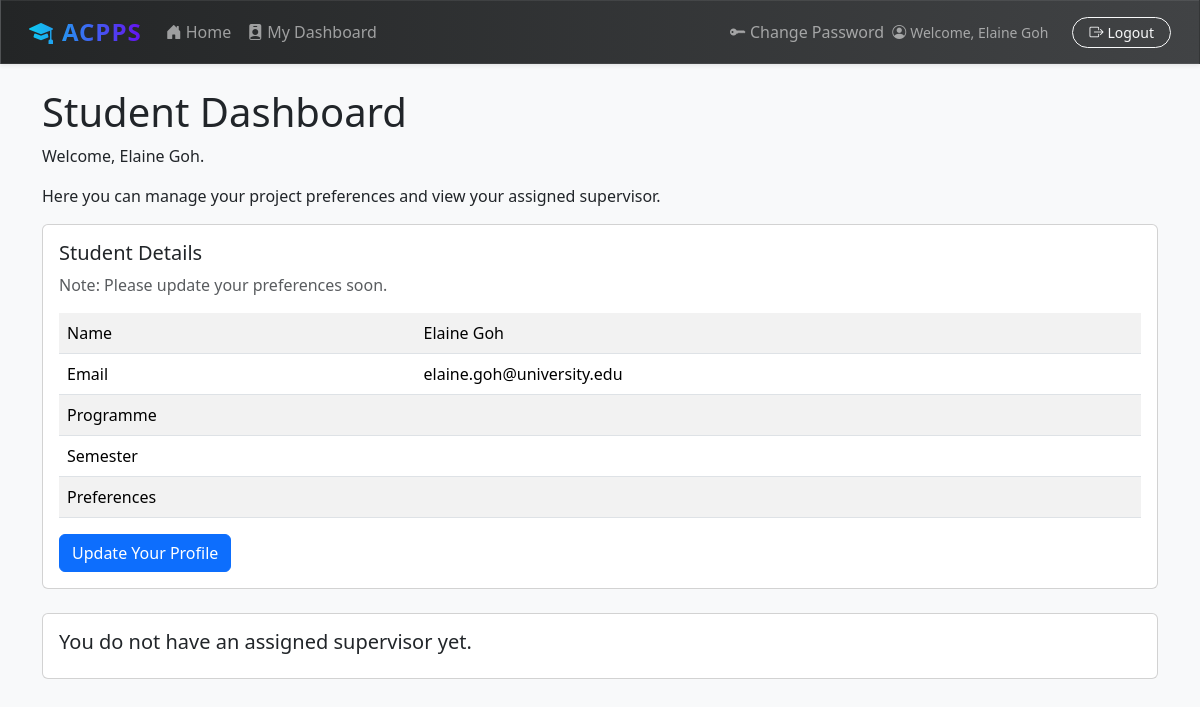
/dashboards/student/ (signed in), run on the app's committed database.
### users/models.py (models this page shows, shortened)
class User(AbstractBaseUser, PermissionsMixin):
    email = models.EmailField(unique=True)
    is_active = models.BooleanField(default=True)
    is_staff = models.BooleanField(default=False)
    date_joined = models.DateTimeField(default=timezone.now)
    full_name = models.CharField(max_length=255, blank=False, null=False)
    USER_TYPE_CHOICES = (
        ('student', 'Student'),
        ('supervisor', 'Supervisor'),
    )
    user_type = models.CharField(max_length=10, choices=USER_TYPE_CHOICES)
    objects = UserManager()
    USERNAME_FIELD = 'email'
    REQUIRED_FIELDS = ['user_type']
    def get_full_name(self):
        return self.full_name or self.email

### dashboards/views.py (the view)
# urls.py: path('student/', StudentDashboardView.as_view(), name='student_dashboard'),
class StudentDashboardView(LoginRequiredMixin, View):
    login_url = "/login/"
    redirect_field_name = "redirect_to"
    template_name = 'dashboard/student.html'
    def get(self, request, *args, **kwargs):
        try:
            supervisor = SupervisorProfile.objects.get(pk=request.user.studentprofile.supervisor)
        except:
            supervisor = None
        if supervisor:
            context = {"supervisor": supervisor}
        else:
            context = {}
        return render(request, self.template_name, context)

### templates/dashboard/student.html (shortened to what this page needs)
{% extends "dashboard/dashboard_base.html" %}
{% block content %}
    <h1>Student Dashboard</h1>
    <p>Welcome, {{ user.get_full_name }}.</p>
    <p>Here you can manage your project preferences and view your assigned supervisor.</p>
    <div class="card mb-4">
        <div class="card-body">
            <h5 class="card-title">Student Details</h5>
            {% if not user.studentprofile.preference_text %}
                <p class="card-text text-muted">Note: Please update your preferences soon.</p>
            {% endif %}
            <div class="table-responsive">
                <table class="table table-striped table-hover">
                    <tr>
                        <td>Name</td>
                        <td>{{ user.get_full_name }}</td>
                    </tr>
                    <tr>
                        <td>Email</td>
                        <td>{{ user.email }}</td>
                    </tr>
                    <tr>
                        <td>Programme</td>
                        <td>{{ user.studentprofile.programme }}</td>
                    </tr>
                    <tr>
                        <td>Semester</td>
                        <td>{{ user.studentprofile.semester }}</td>
                    </tr>
                    <tr>
                        <td>Preferences</td>
                        <td>{{ user.studentprofile.preference_text }}</td>
                    </tr>
                </table>
            </div>
            <button type="button" id="update-btn" class="btn btn-primary" data-url="{% url 'update_profile' %}">Update Your Profile</button>
        </div>
    </div>
    <div class="card mb-4">
        <div class="card-body">
            {% if supervisor %}
                <h5 class="card-title">Assigned Supervisor Details</h5>
                <div class="table-responsive">
                    <table class="table table-striped table-hover">
                        <tr>
                            <td>Name</td>
                            <td>{{ supervisor.user.full_name }}</td>
                        </tr>
                        <tr>
                            <td>Email</td>
                            <td>{{ supervisor.user.email }}</td>
                        </tr>
                        {% if supervisor.department %}
                            <tr>
                                <td>Department</td>
                                <td>{{ supervisor.department }}</td>
                            </tr>
                        {% endif %}
                        <tr>
                            <td>School</td>
                            <td>{{ supervisor.effective_school }}</td>
                        </tr>
                        <tr>
                            <td>Expertise</td>
                            <td>{{ supervisor.expertise }}</td>
                        </tr>
                    </table>
                </div>
            {% else %}
                <h5 class="card-title">You do not have an assigned supervisor yet.</h5>
            {% endif %}
        </div>
    </div>
{% endblock %}
{% block extra_js %}
    {% load static %}
{% endblock %}

### templates/base.html (shortened to what this page needs)
<!DOCTYPE html>
<html lang="en">
<head>
    <link href="https://cdn.jsdelivr.net/npm/bootstrap@5.3.3/dist/css/bootstrap.min.css" rel="stylesheet">
    <link rel="stylesheet" href="https://cdn.jsdelivr.net/npm/bootstrap-icons@1.11.3/font/bootstrap-icons.min.css">
</head>
<body>
    <nav class="navbar navbar-expand-lg navbar-dark navbar-custom shadow-sm mb-4 px-3" style="backdrop-filter: blur(8px); border: 1px solid rgba(255,255,255,0.08);">
        <div class="container-fluid">
            <a class="navbar-brand fw-bold fs-4 text-gradient" href="{% url 'home' %}" style="letter-spacing:1px;">
                <i class="bi bi-mortarboard-fill me-2"></i>ACPPS
            </a>
            <div class="collapse navbar-collapse" id="navbarNav">
                <ul class="navbar-nav me-auto mb-2 mb-lg-0">
                    <li class="nav-item">
                        <a class="nav-link {% if request.resolver_match.url_name == 'home' %}active{% endif %}" href="{% url 'home' %}">
                            <i class="bi bi-house-door-fill me-1"></i>Home
                        </a>
                    </li>
                    {% if user.is_authenticated %}
                        {% if user.is_superuser %}
                            <li class="nav-item"><a class="nav-link" href="{% url 'student_dashboard' %}"><i class="bi bi-person-lines-fill me-1"></i>Student DB</a></li>
                            <li class="nav-item"><a class="nav-link" href="{% url 'supervisor_dashboard' %}"><i class="bi bi-person-badge-fill me-1"></i>Supervisor DB</a></li>
                            <li class="nav-item"><a class="nav-link" href="{% url 'coordinator_dashboard' %}"><i class="bi bi-diagram-3-fill me-1"></i>Coordinator DB</a></li>
                            <li class="nav-item"><a class="nav-link" href="{% url 'academics:dashboard' %}"><i class="bi bi-journal-bookmark-fill me-1"></i>Academics DB</a></li>
                        {% elif user.user_type == 'student' %}
                            <li class="nav-item"><a class="nav-link" href="{% url 'student_dashboard' %}"><i class="bi bi-person-circle me-1"></i>My Dashboard</a></li>
                        {% elif user.user_type == 'supervisor' %}
                            <li class="nav-item"><a class="nav-link" href="{% url 'supervisor_dashboard' %}"><i class="bi bi-person-badge-fill me-1"></i>My Dashboard</a></li>
                        {% endif %}
                    {% endif %}
                </ul>
                <div class="navbar-nav ms-auto align-items-center">
                    {% if user.is_authenticated %}
                        <li class="nav-item">
                            <a class="nav-link" href="{% url 'password_change' %}">
                                <i class="bi bi-key-fill me-1"></i>Change Password
                            </a>
                        </li>
                        <span class="navbar-text me-3 small" style="font-weight:500;">
                            <i class="bi bi-person-circle me-1"></i>Welcome, {{ user.full_name }}
                        </span>
                        <form class="d-flex" action="{% url 'logout' %}" method="post">
                            <button type="submit" class="btn btn-outline-light btn-sm px-3 rounded-pill ms-2" style="transition:background 0.2s;">
                                <i class="bi bi-box-arrow-right me-1"></i>Logout
                            </button>
                        </form>
                    {% else %}
                        <a href="{% url 'login' %}" class="btn btn-outline-light rounded-pill px-4 ms-2">Login</a>
                    {% endif %}
                </div>
            </div>
        </div>
    </nav>
    <main class="container">
        {% block content %}
        {% endblock %}
    </main>
</body>
</html>

### templates/base.html (style rules this page uses)
body { background-color: #f8f9fa; }
.text-gradient { background: linear-gradient(90deg, #0dcaf0 0%, #6610f2 100%); -webkit-background-clip: text; -webkit-text-fill-color: transparent; background-clip: text; }
.navbar-custom { background: linear-gradient(90deg, #232526 0%, #414345 100%); box-shadow: 0 4px 24px 0 rgba(0,0,0,0.10); border: 1px solid rgba(255,255,255,0.10); backdrop-filter: blur(8px); }
.navbar .nav-link { transition: color 0.2s, background 0.2s; }
.navbar .navbar-brand { letter-spacing: 1px; }

### data on the page
User: full_name "Elaine Goh", get_full_name "Elaine Goh", email "elaine.goh@university.edu"
